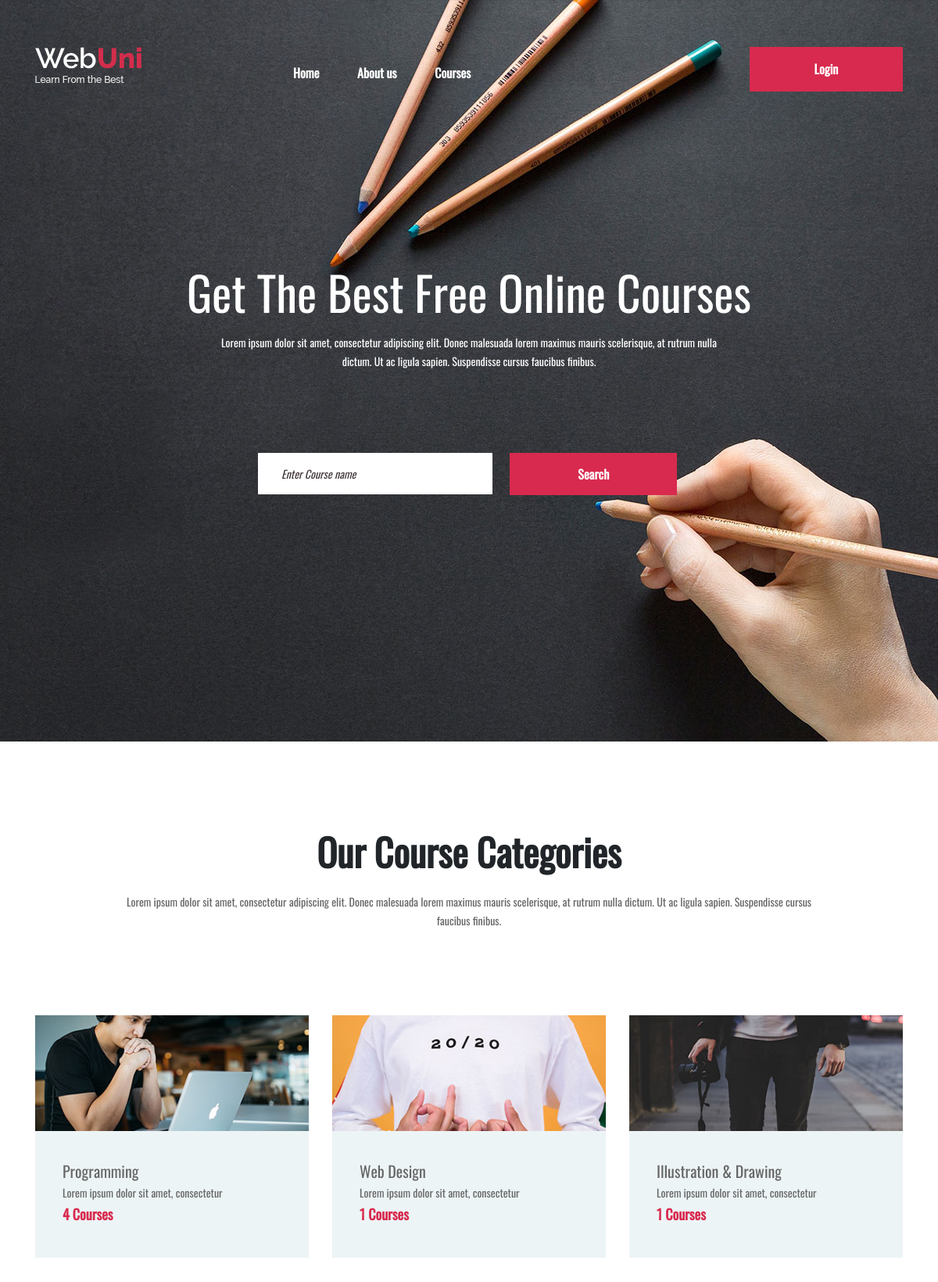
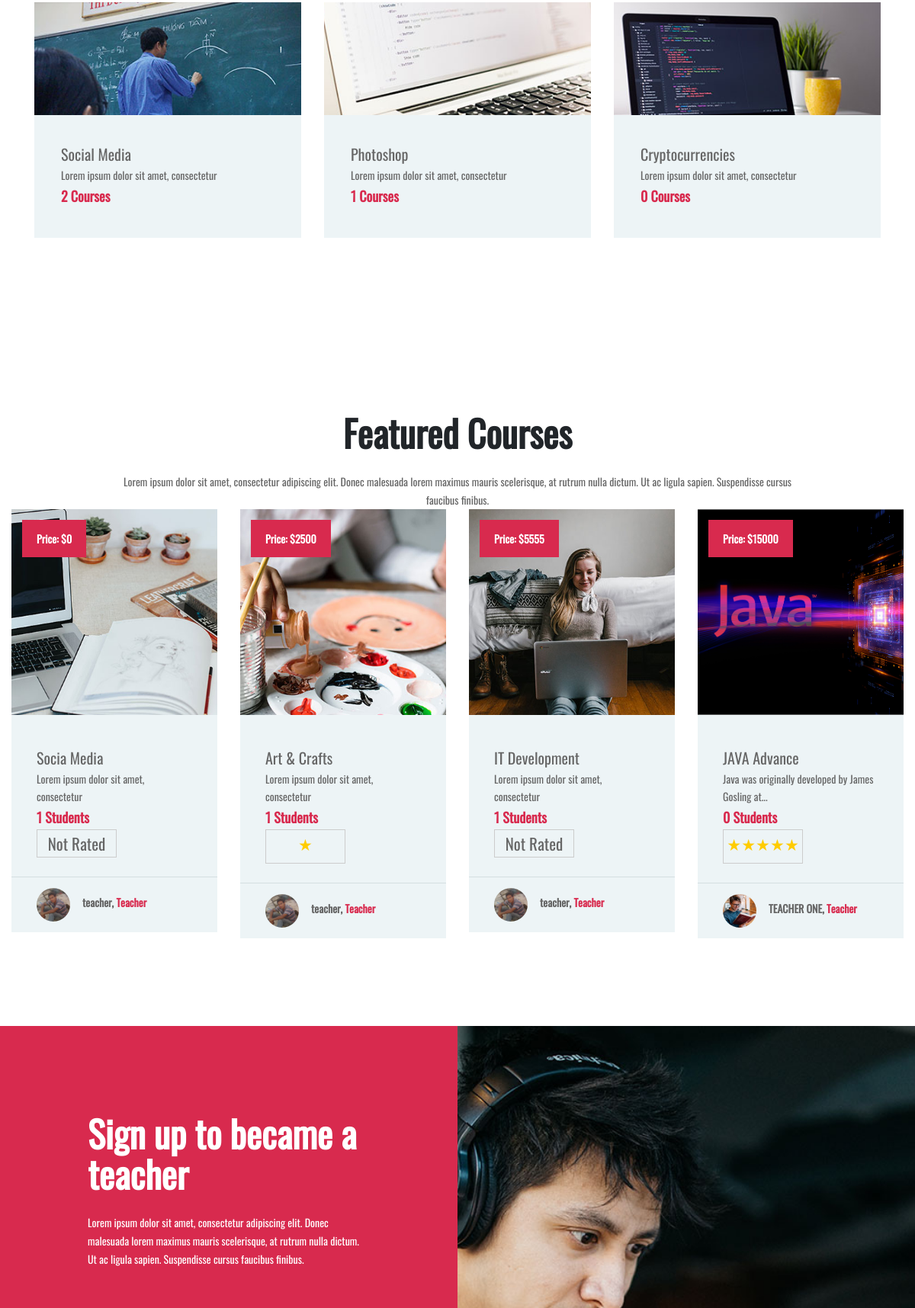
The page / (upper part) on the database its author committed (2 pictures, top to bottom).
### tables this page shows
CREATE TABLE `category_table` (
  `category_id` int(11) NOT NULL,
  `category_name` varchar(266) NOT NULL,
  `category_image` varchar(300) NOT NULL
);

CREATE TABLE `course_table` (
  `course_id` int(11) NOT NULL,
  `course_title` varchar(266) NOT NULL,
  `course_details` text NOT NULL,
  `category_id` int(11) NOT NULL,
  `teacher_id` int(11) NOT NULL,
  `price` varchar(300) NOT NULL,
  `course_image` varchar(250) NOT NULL,
  `course_feature` tinyint(4) NOT NULL,
  `pay_status` tinyint(4) NOT NULL,
  `rat_total` int(11) NOT NULL,
  `rat_hit` int(11) NOT NULL
);

CREATE TABLE `teacher_table` (
  `teacher_id` int(11) NOT NULL,
  `teacher_name` varchar(300) NOT NULL,
  `teacher_email` varchar(300) NOT NULL,
  `teacher_phone` varchar(300) NOT NULL,
  `teacher_image` varchar(266) NOT NULL,
  `teacher_password` varchar(266) NOT NULL,
  `created_at` timestamp NOT NULL DEFAULT current_timestamp(),
  `account_no` int(11) NOT NULL
);

### include/dbcon.php (called while the page is built, shortened)
<?php
class DatabaseConnection{
	public $db;
	public function connectDataBase(){
		$this->db = new mysqli('localhost', 'root', '', 'online_edu');
	}
	public function queryfunk_help($query){
		$result = $this->db->query($query) or die($this->db->error.__LINE__);
		if($result->num_rows > 0){
			return $result;
		} else {
			return false;
		}
	}
}
 ?>

### index.php (the view, shortened to what this page needs)
<?php include 'include/header.php'; ?>
	<section class="hero-section set-bg" data-setbg="img/bg.jpg">
		<div class="container">
			<div class="hero-text text-white">
				<h2>Get The Best Free Online Courses</h2>
				<p>Lorem ipsum dolor sit amet, consectetur adipiscing elit. Donec malesuada lorem maximus mauris scelerisque, at rutrum nulla <br> dictum. Ut ac ligula sapien. Suspendisse cursus faucibus finibus.</p>
			</div>
			<div class="row">
				<div class="col-lg-3"></div>
				<div class="col-lg-9">
					<form method="get" action="searchresult.php?search=" class="intro-newslatter">
						<input type="text" name="search" placeholder="Enter Course name">
						<button class="site-btn">Search </button>
					</form>
				</div>
			</div>
		</div>
	</section>
	<section class="categories-section spad">
		<div class="container">
			<div class="section-title">
				<h2>Our Course Categories</h2>
				<p>Lorem ipsum dolor sit amet, consectetur adipiscing elit. Donec malesuada lorem maximus mauris scelerisque, at rutrum nulla dictum. Ut ac ligula sapien. Suspendisse cursus faucibus finibus.</p>
			</div>
			<div class="row">
				<?php
					$viewcat = $viewcls->catview();
					if ($viewcat) {
					foreach ($viewcat as $value) {
				 ?>
				<div class="col-lg-4 col-md-6">
					<div class="categorie-item">
						<div class="ci-thumb set-bg" data-setbg="<?php echo $value['category_image']; ?>"></div>
						<a href="courses.php?catid=<?php echo $value['category_id']; ?>">
						<div class="ci-text">
							<h5><?php echo $value['category_name']; ?></h5>
							<p>Lorem ipsum dolor sit amet, consectetur</p>
							<span><?php
								echo $viewcourse = $viewcls->coursecount($value['category_id']);
								 ?> Courses</span>
						</div>
						</a>
					</div>
				</div>
				<?php } }  ?>
			</div>
		</div>
	</section>
	<section class="course-section spad">
		<div class="container">
			<div class="section-title mb-0">
				<h2>Featured Courses</h2>
				<p>Lorem ipsum dolor sit amet, consectetur adipiscing elit. Donec malesuada lorem maximus mauris scelerisque, at rutrum nulla dictum. Ut ac ligula sapien. Suspendisse cursus faucibus finibus.</p>
			</div>
		</div>
		<div class="course-warp">
			<div class="row course-items-area">
				<?php
					$viewcourse = $viewcls->coursefeature();
					foreach ($viewcourse as $value) {
				 ?>
				<div class="mix col-lg-3 col-md-4 col-sm-6">
					<div class="course-item">
						<a href="single-course.php?playlistid=<?php echo $value['course_id'] ?>">
						<div class="course-thumb set-bg" data-setbg="<?php echo $value['course_image']; ?>">
							<div class="price">Price: $<?php echo $value['price']; ?></div>
						</div>
						<div class="course-info">
							<div class="course-text">
	 							<h5><?php echo $value['course_title']; ?></h5>
								<p><?php echo $viewcls->shorter($value['course_details'],50); ?></p>
								<div class="students"><?php
								echo $viewcourse = $viewcls->enrolestudentcount($value['course_id']);
								 ?> Students</div><span>
								 	<div class="star-rating">
									 <?php
									 if ($value['rat_total']>0) {
									  $ratting = ceil($value['rat_total']/$value['rat_hit']);
								 		 for ($i=1; $i <= $ratting; $i++) {
								 		 	echo "<label for='5-stars' class='star'>&#9733;</label>";
								 		 }
								 		 }else{
								 		 	echo "Not Rated";
								 		 }
								 		?>
									</div>
								 </span>
							</div>
							<div class="course-author">
								<?php $teacher = $value['teacher_id'];
								 echo $teacher = $viewcls->teacherview($teacher);
								 ?>, <span>Teacher</span></p>
							</div>
						</div>
					</a>
					</div>
				</div>
			<?php } ?>
			</div>
		</div>
	</section>
	<?php
			if (isset($_SESSION['teacher_auth'])=='teacher_auth') {}else{
			 ?>
	<section class="signup-section spad">
		<div class="signup-bg set-bg" data-setbg="img/signup-bg.jpg"></div>
		<div class="container-fluid">
			<div class="row">
				<div class="col-lg-6">
					<div class="signup-warp">
						<div class="section-title text-white text-left">
							<h2>Sign up to became a teacher</h2>
							<p>Lorem ipsum dolor sit amet, consectetur adipiscing elit. Donec malesuada lorem maximus mauris scelerisque, at rutrum nulla dictum. Ut ac ligula sapien. Suspendisse cursus faucibus finibus.</p>
						</div>
					</div>
				</div>
			</div>
		</div>
	</section>
<?php } ?>
	<?php include 'include/footer.php'; ?>

### include/ViewClass.php (shortened to what this page needs)
<?php
include_once 'dbcon.php';
class ViewClass extends DatabaseConnection
{
public function shorter($text, $chars_limit)
{
    if (strlen($text) > $chars_limit)
    {
        $new_text = substr($text, 0, $chars_limit);
        $new_text = trim($new_text);
        return $new_text . "...";
    }
    else
    {
    return $text;
    }
}
	public function catview(){
		$sqlquery = "SELECT * FROM category_table";
		$result = $this->queryfunk_help($sqlquery);
		return $result;
		}
		public function teacherview($teacher_id){
		$sqlquery = "SELECT * FROM teacher_table WHERE teacher_id='$teacher_id'";
		$result = $this->queryfunk_help($sqlquery);
		$value = mysqli_fetch_array($result);
		$res = "<div class='ca-pic set-bg' data-setbg='".$value['teacher_image']."'></div><p>".$value['teacher_name']."";
		return $res;
		}
	public function coursefeature(){
		$sqlquery = "SELECT * FROM course_table ORDER BY rat_hit DESC LIMIT 4";
		$result = $this->queryfunk_help($sqlquery);
		return $result;
		}
		public function enrolestudentcount($id){
					$sqlquery = "SELECT * FROM enrole_student_list WHERE course_id = '$id'";
				$result = $this->queryfunk_help($sqlquery);
				if ($result==NULL) {
					return 0;
				}else{
				$result = mysqli_num_rows($result);
				return $result;
				}
				}
		public function coursecount($id){
					$sqlquery = "SELECT * FROM course_table WHERE category_id = '$id'";
				$result = $this->queryfunk_help($sqlquery);
				if ($result==NULL) {
					return 0;
				}else{
				$result = mysqli_num_rows($result);
				return $result;
				}
				}
}
 ?>

### css/style.css (style rules this page uses)
html, body { height: 100%; font-family: 'Raleway', sans-serif; -webkit-font-smoothing: antialiased; font-smoothing: antialiased; }
h1, h2, h3, h4, h5, h6 { margin: 0; font-weight: 600; color: #474747; }
h2 { font-size: 36px; }
h5 { font-size: 20px; }
p { font-size: 14.1px; color: #878787; line-height: 2.2; font-weight: 500; }
::placeholder { font-style: italic; }
.section-title { text-align: center; padding: 0 110px; margin-bottom: 110px; }
.section-title h2 { font-size: 48px; font-weight: 600; margin-bottom: 25px; }
.section-title p { margin-bottom: 0; font-weight: 500; }
.set-bg { background-repeat: no-repeat; background-size: cover; background-position: top center; }
.spad { padding-top: 115px; padding-bottom: 115px; }
.text-white h1, .text-white h2, .text-white h3, .text-white h4, .text-white h5, .text-white h6, .text-white p, .text-white span, .text-white li, .text-white a { color: #fff; }
.site-btn { display: inline-block; min-width: 196px; text-align: center; border: none; padding: 15px 10px; font-weight: 600; font-size: 16px; position: relative; color: #fff; cursor: pointer; background: #d82a4e; }
.hero-section { height: 948px; }
.hero-text { text-align: center; padding-top: 340px; margin-bottom: 105px; }
.hero-text h2 { font-size: 60px; font-weight: 500; margin-bottom: 20px; }
.intro-newslatter input[type=text], .intro-newslatter input[type=email] { height: 53px; width: 36.4%; padding: 0 30px; margin-right: 22px; float: left; border: none; font-size: 14px; }
.intro-newslatter .site-btn { min-width: 214px; }
.categories-section .container { margin-bottom: -34px; }
.categorie-item { margin-bottom: 34px; background: #edf4f6; -webkit-transition: all 0.4s; -o-transition: all 0.4s; transition: all 0.4s; }
.categorie-item .ci-thumb { background-size: cover; height: 148px; -webkit-transition: all 0.2s; -o-transition: all 0.2s; transition: all 0.2s; }
.categorie-item .ci-text { padding: 40px 35px; }
.categorie-item .ci-text h5 { margin-bottom: 5px; }
.categorie-item .ci-text span { font-size: 18px; font-weight: 600; color: #d82a4e; }
.course-warp { max-width: 1559px; padding: 0 15px; margin: 0 auto -30px; }
.course-item { margin-bottom: 30px; }
.course-item .course-thumb { height: 270px; }
.course-item .course-thumb .price { font-size: 14px; color: #fff; font-weight: 600; background: #d82a4e; display: inline-block; padding: 13px 19px; margin: 14px; }
.course-item .course-info { background: #edf4f6; }
.course-item .course-info .course-text { padding: 45px 33px 25px; }
.course-item .course-info .course-text h5 { margin-bottom: 5px; }
.course-item .course-info .course-text .students { font-size: 18px; font-weight: 600; color: #d82a4e; }
.course-item .course-info .course-author { border-top: 1px solid #d4dee1; padding: 14px 33px; overflow: hidden; }
.course-item .course-info .course-author .ca-pic { width: 44px; height: 44px; border-radius: 50%; float: left; }
.course-item .course-info .course-author p { padding-left: 60px; margin-bottom: 0; padding-top: 7px; font-weight: 600; }
.course-item .course-info .course-author p span { color: #d82a4e; }
.signup-section { background: #d82a4e; position: relative; }
.signup-section .section-title { padding: 0; margin-bottom: 55px; }
.signup-section .signup-bg { position: absolute; width: 50%; height: 100%; right: 0; top: 0; z-index: 1; }
.signup-warp { padding: 0 100px; }
@media (min-width: 1200px) { .container { max-width: 1180px; } }

### login/css/main.css (style rules this page uses)
* { margin: 0px; padding: 0px; box-sizing: border-box; }
body, html { height: 100%; font-family: Oswald-Regular, sans-serif; }
a { font-family: Oswald-Regular; font-size: 14px; line-height: 1.7; color: #666666; margin: 0px; transition: all 0.4s; -webkit-transition: all 0.4s; -o-transition: all 0.4s; -moz-transition: all 0.4s; }
h1,h2,h3,h4,h5,h6 { margin: 0px; }
p { font-family: Oswald-Regular; font-size: 14px; line-height: 1.7; color: #666666; margin: 0px; }
input { outline: none; border: none; }
button { outline: none !important; border: none; background: transparent; }

### include/header.php (style rules this page uses)
.star-rating { border:solid 1px #ccc; display:flex; flex-direction: row-reverse; font-size:1.5em; justify-content:space-around; padding:0 .2em; text-align:center; width:5em; }
.star-rating label { color:#fc0; }

### rows shown on the page
category_table: shows a picture, category_name "Programming", coursecount "4"
category_table: shows a picture, category_name "Web Design", coursecount "1"
category_table: shows a picture, category_name "Illustration & Drawing", coursecount "1"
category_table: shows a picture, category_name "Social Media", coursecount "2"
category_table: shows a picture, category_name "Photoshop", coursecount "1"
category_table: shows a picture, category_name "Cryptocurrencies", coursecount "0"
course_table: shows a picture, price "0", course_title "Socia Media", course_details "Lorem ipsum dolor sit amet, consectetur", enrolestudentcount "1", rat_total "Not Rated", teacher.teacher_name "teacher"
course_table: shows a picture, price "2500", course_title "Art & Crafts", course_details "Lorem ipsum dolor sit amet, consectetur", enrolestudentcount "1", teacher.teacher_name "teacher"
course_table: shows a picture, price "5555", course_title "IT Development", course_details "Lorem ipsum dolor sit amet, consectetur", enrolestudentcount "1", rat_total "Not Rated", teacher.teacher_name "teacher"
course_table: shows a picture, price "15000", course_title "JAVA Advance", course_details "Java was originally developed by James Gosling at...", enrolestudentcount "0", rat_total 5 (drawn), teacher.teacher_name "TEACHER ONE"
